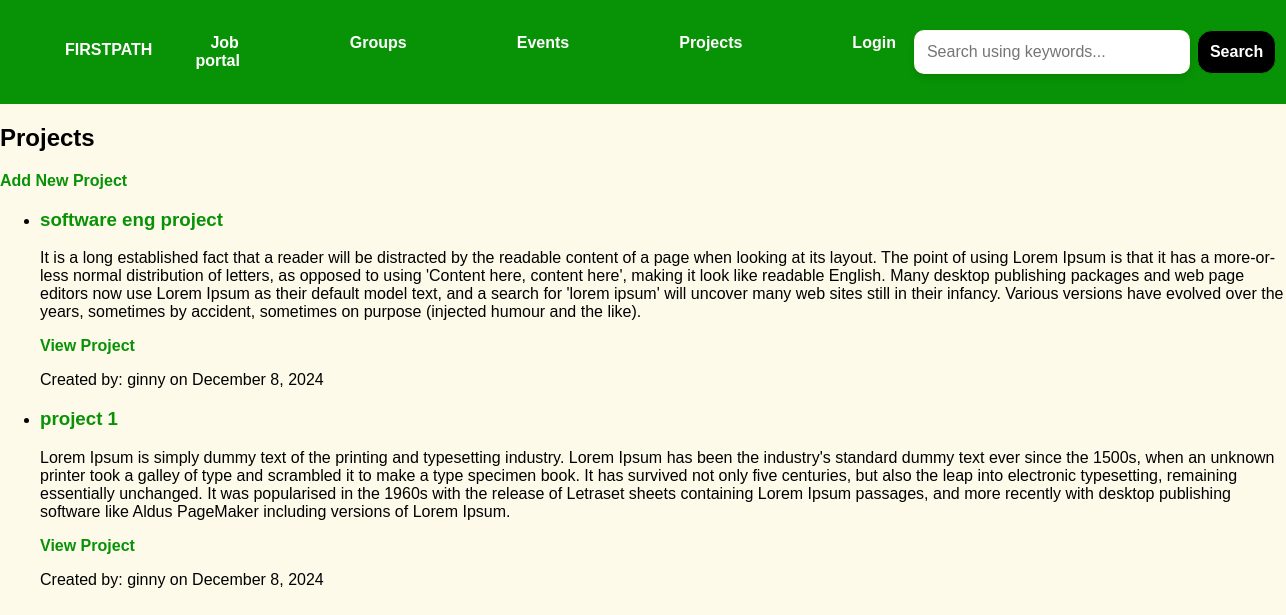
/projects/, run on the app's committed database.
### base/models.py (models this page shows, shortened)
class Project(models.Model):
    user = models.ForeignKey(User, on_delete=models.CASCADE)  # The user who created the project
    title = models.CharField(max_length=200)
    description = models.TextField()
    link = models.URLField(blank=True, null=True)  # Optional project link
    created = models.DateTimeField(auto_now_add=True)

### base/views.py (the view)
# urls.py: path('projects/', views.project_list, name='project-list'),
def project_list(request):
    projects = Project.objects.all().order_by('-created')
    context = {'projects': projects}
    return render(request, 'base/project_list.html', context)

### base/templates/base/project_list.html
{% extends 'main.html' %}
{% block content %}
{% load static %}
<h2>Projects</h2>
<div>
    <a href="{% url 'add-project' %}">Add New Project</a>
</div>
<ul>
    {% for project in projects %}
    <li>
        <h3>{{ project.title }}</h3>
        <p>{{ project.description }}</p>
        {% if project.link %}
        <a href="{{ project.link }}" target="_blank">View Project</a>
        {% endif %}
        <p>Created by: {{ project.user.username }} on {{ project.created|date:"F j, Y" }}</p>
    </li>
    {% endfor %}
</ul>
{% endblock %}

### static/styles/main.css (style rules this page uses)
body { font-family: 'Arial', sans-serif; background-color: #fef7de9d; color: #000000; margin: 0; padding: 0; }
h3, h5 { color: #089206; }
a { color: #089206; text-decoration: none; font-weight: bold; }

### data on the page
Project: title "software eng project", description "It is a long established fact that a reader will be distracted by the readable content of a page when looking at its layout. The point of using Lorem Ipsum is that it has a more-or-less normal distribution of letters, as opposed to using 'Content here, content here', making it look like readable English. Many desktop publishing packages and web page editors now use Lorem Ipsum as their default model text, and a search for 'lorem ipsum' will uncover many web sites still in their infancy. Various versions have evolved over the years, sometimes by accident, sometimes on purpose (injected humour and the like).", user.username "ginny", created "December 8, 2024"
Project: title "project 1", description "Lorem Ipsum is simply dummy text of the printing and typesetting industry. Lorem Ipsum has been the industry's standard dummy text ever since the 1500s, when an unknown printer took a galley of type and scrambled it to make a type specimen book. It has survived not only five centuries, but also the leap into electronic typesetting, remaining essentially unchanged. It was popularised in the 1960s with the release of Letraset sheets containing Lorem Ipsum passages, and more recently with desktop publishing software like Aldus PageMaker including versions of Lorem Ipsum.", user.username "ginny", created "December 8, 2024"
